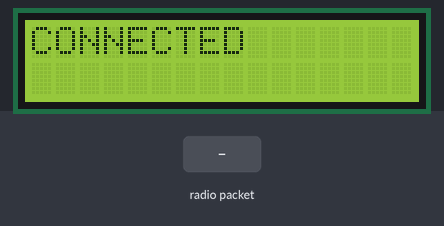
Simulated run of this sketch. Board: Arduino Uno, built with avr-gcc and run on an emulated ATmega328P. On the bench: 16×2 character LCD. The inputs (shaded band) are chosen by the test bench. No radio packets arrive unless stated; what the sketch prints to the serial monitor is not drawn.

Above: at 1.2 s.
1.3 s: radio packet "5" arrives
At 1.7 s:
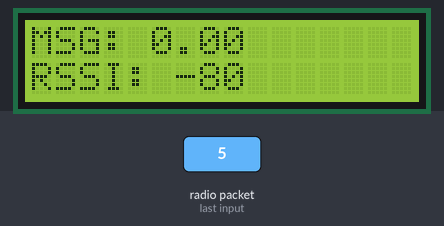
2.8 s: radio packet "90" arrives
At 4.0 s:
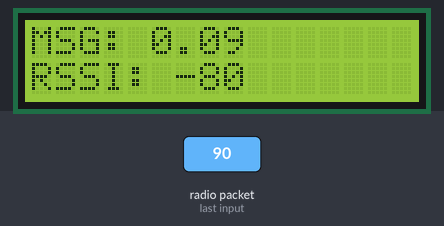
4.3 s: radio packet "200" arrives
At 5.2 s:
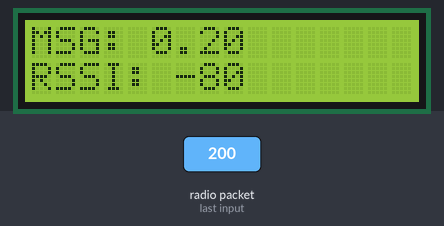
Timing chart, 0 to 7.3 s (numbered marks = the images above; inputs shaded):
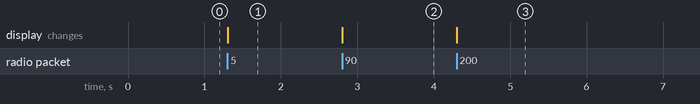

Measured:
- after the input at 1.3 s, the display: changes at once (image 1)
- after the input at 2.8 s, the display: changes at once (image 2)
- after the input at 4.3 s, the display: changes at once (image 3)

The sketch:

LoRa_Receiver_v9.ino
```cpp
#include <LoRa.h>
#include <LiquidCrystal.h>
#include <ctype.h>

#define bit2400Delay 408
#define halfBit2400Delay 50
#define bit4800Delay 188
#define halfBit4800Delay 94
#define rx A3
#define tx A4
#define carriage 0x0D
#define msg_begin 0x02

LiquidCrystal lcd(A2,A1,5,4,3,A0);

String message = "";
byte ascii_byte;
uint8_t ascii_list[16];

// uint8_t const carriage = 0x0D;
// uint8_t const msg_begin = 0x02;

void setup() {
  // define pinmodes for send and receive
  pinMode(rx,INPUT);
  pinMode(tx,OUTPUT);
  digitalWrite(tx,HIGH);

  // initialize LCD screen
  lcd.begin(16, 2);
  lcd.clear();
  // initialize the LoRa sender protocol, kill program if not
  if(!LoRa.begin(915E6)){
    while(1);
  }
  // print out connection affirm
  lcd.setCursor(0,0);
  lcd.print("CONNECTED");

  Serial.begin(9600);
}

void loop() {
  // detect any sent packet
  int packetSize = LoRa.parsePacket();

  // read packet if one was received > 0
  if (packetSize) {

    // read accepted packet
    message = "";
    while(LoRa.available()){
      message += (char)LoRa.read();
    }

    // print out RSSI to LCD
    lcd.setCursor(0,1);
    lcd.print("RSSI: ");
    lcd.print(LoRa.packetRssi());

    // print out message to LCD
    lcd.setCursor(0,0);
    lcd.print("MSG: ");
    lcd.print(message.toFloat()/1000);
    lcd.print("   ");

    Serial.println(message);

    // send reading over serial port
    uint16_t signalx1000 = (uint16_t) message.toInt();
    // msg begin ASCII
    SWprint(msg_begin);
    Serial.println(msg_begin);
    Serial.print(" ");
    for(int i = 0; i < 16; i++){
      // generate ASCII byte
      uint8_t digit = signalx1000 % 10;
      ascii_list[i] = (uint8_t) digit + 48;
      // decrease number by power of ten
      signalx1000 = (uint16_t) signalx1000 / 10;
    }
    // send bytes
    for(int i = 15; i >= 0; i--){
      uint8_t digit = ascii_list[i];
      SWprint(digit);
      Serial.println(digit);
      Serial.print(" ");
    }
    // print carriage return
    SWprint(carriage);
    Serial.println(carriage);
  }
}

// printing to serial port
void SWprint(uint8_t data)
{
  byte mask;
  //Serial.println("");
  //Serial.println("");
  //startbit
  digitalWrite(tx,LOW);
  Serial.println("START");
  delayMicroseconds(bit2400Delay);
  for (mask = 0x01; mask>0; mask <<= 1) {
    //Serial.print(bitRead(data,7-count));
    if (data & mask){ // choose bit
     digitalWrite(tx,HIGH);
     //Serial.print("1");
     Serial.println(1);
    }
    else{
     digitalWrite(tx,LOW);
     Serial.println(0);
     //Serial.print("0");
    }
    delayMicroseconds(bit2400Delay);
  }

  digitalWrite(tx, HIGH);
  Serial.println("STOP");
  delayMicroseconds(bit2400Delay);
}

// reading from serial port
int SWread()
{
  byte val = 0;
  while (digitalRead(rx));
  //wait for start bit
  if (digitalRead(rx) == LOW) {
    delayMicroseconds(halfBit2400Delay);
    for (int offset = 0; offset < 8; offset++) {
     delayMicroseconds(bit2400Delay);
     val |= digitalRead(rx) << offset;
    }
    //wait for stop bit + extra
    delayMicroseconds(bit2400Delay);
    delayMicroseconds(bit2400Delay);
    return val;
  }
}
```
